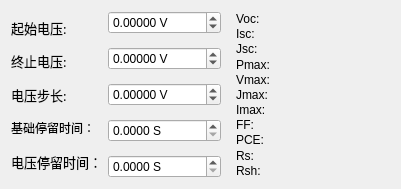
         <widget class="QWidget" name="k_method">
          <property name="enabled">
           <bool>true</bool>
          </property>
          <attribute name="title">
           <string>k渐进法</string>
          </attribute>
          <layout class="QHBoxLayout" name="horizontalLayout_19">
           <item>
            <layout class="QVBoxLayout" name="verticalLayout_33">
             <property name="spacing">
              <number>1</number>
             </property>
             <item alignment="Qt::AlignLeft">
              <widget class="QLabel" name="basicStartVoltage_Label_5">
               <property name="font">
                <font>
                 <family>微软雅黑</family>
                 <pointsize>10</pointsize>
                </font>
               </property>
               <property name="text">
                <string>起始电压:</string>
               </property>
              </widget>
             </item>
             <item>
              <widget class="QLabel" name="basicEndVoltage_Label_5">
               <property name="font">
                <font>
                 <family>微软雅黑</family>
                 <pointsize>10</pointsize>
                </font>
               </property>
               <property name="text">
                <string>终止电压:</string>
               </property>
              </widget>
             </item>
             <item>
              <widget class="QLabel" name="basicStep_Label_5">
               <property name="font">
                <font>
                 <family>微软雅黑</family>
                 <pointsize>10</pointsize>
                </font>
               </property>
               <property name="text">
                <string>电压步长:</string>
               </property>
              </widget>
             </item>
             <item>
              <widget class="QLabel" name="minimumDuration_Label_5">
               <property name="text">
                <string>基础停留时间：</string>
               </property>
              </widget>
             </item>
             <item>
              <widget class="QLabel" name="basicDuration_Label_5">
               <property name="font">
                <font>
                 <family>微软雅黑</family>
                 <pointsize>10</pointsize>
                </font>
               </property>
               <property name="text">
                <string>电压停留时间：</string>
               </property>
              </widget>
             </item>
            </layout>
           </item>
           <item>
            <layout class="QVBoxLayout" name="verticalLayout_34">
             <property name="spacing">
              <number>13</number>
             </property>
             <item>
              <widget class="QDoubleSpinBox" name="basicStartVoltageIn_5">
               <property name="sizePolicy">
                <sizepolicy hsizetype="Minimum" vsizetype="Fixed">
                 <horstretch>0</horstretch>
                 <verstretch>0</verstretch>
                </sizepolicy>
               </property>
               <property name="buttonSymbols">
                <enum>QAbstractSpinBox::UpDownArrows</enum>
               </property>
               <property name="specialValueText">
                <string/>
               </property>
               <property name="prefix">
                <string/>
               </property>
               <property name="suffix">
                <string> V</string>
               </property>
               <property name="decimals">
                <number>5</number>
               </property>
               <property name="minimum">
                <double>-10000.000000000000000</double>
               </property>
               <property name="maximum">
                <double>10000.000000000000000</double>
               </property>
               <property name="singleStep">
                <double>0.100000000000000</double>
               </property>
               <property name="value">
                <double>0.000000000000000</double>
               </property>
              </widget>
             </item>
             <item>
              <widget class="QDoubleSpinBox" name="basicEndVoltageIn_5">
               <property name="buttonSymbols">
                <enum>QAbstractSpinBox::UpDownArrows</enum>
               </property>
               <property name="specialValueText">
                <string/>
               </property>
               <property name="prefix">
                <string/>
               </property>
               <property name="suffix">
                <string> V</string>
               </property>
               <property name="decimals">
                <number>5</number>
               </property>
               <property name="minimum">
                <double>-10000.000000000000000</double>
               </property>
               <property name="maximum">
                <double>10000.000000000000000</double>
               </property>
               <property name="singleStep">
                <double>0.100000000000000</double>
               </property>
               <property name="value">
                <double>0.000000000000000</double>
               </property>
              </widget>
             </item>
             <item>
              <widget class="QDoubleSpinBox" name="basicStepIn_5">
               <property name="buttonSymbols">
                <enum>QAbstractSpinBox::UpDownArrows</enum>
               </property>
               <property name="specialValueText">
                <string/>
               </property>
               <property name="prefix">
                <string/>
               </property>
               <property name="suffix">
                <string> V</string>
               </property>
               <property name="decimals">
                <number>5</number>
               </property>
               <property name="minimum">
                <double>-10000.000000000000000</double>
               </property>
               <property name="maximum">
                <double>10000.000000000000000</double>
               </property>
               <property name="singleStep">
                <double>0.100000000000000</double>
               </property>
               <property name="value">
                <double>0.000000000000000</double>
               </property>
              </widget>
             </item>
             <item>
              <widget class="QDoubleSpinBox" name="minimumDurationIn_5">
               <property name="suffix">
                <string> S</string>
               </property>
               <property name="decimals">
                <number>4</number>
               </property>
               <property name="maximum">
                <double>7200.000000000000000</double>
               </property>
               <property name="singleStep">
                <double>0.100000000000000</double>
               </property>
               <property name="value">
                <double>0.000000000000000</double>
               </property>
              </widget>
             </item>
             <item>
              <widget class="QDoubleSpinBox" name="basicDurationIn_5">
               <property name="buttonSymbols">
                <enum>QAbstractSpinBox::UpDownArrows</enum>
               </property>
               <property name="specialValueText">
                <string/>
               </property>
               <property name="prefix">
                <string/>
               </property>
               <property name="suffix">
                <string> S</string>
               </property>
               <property name="decimals">
                <number>4</number>
               </property>
               <property name="maximum">
                <double>7200.000000000000000</double>
               </property>
               <property name="singleStep">
                <double>0.100000000000000</double>
               </property>
               <property name="value">
                <double>0.000000000000000</double>
               </property>
              </widget>
             </item>
            </layout>
           </item>
           <item>
            <widget class="QWidget" name="widget_5" native="true">
             <layout class="QHBoxLayout" name="horizontalLayout_23">
              <property name="spacing">
               <number>0</number>
              </property>
              <property name="topMargin">
               <number>0</number>
              </property>
              <property name="rightMargin">
               <number>0</number>
              </property>
              <property name="bottomMargin">
               <number>0</number>
              </property>
              <item>
               <layout class="QVBoxLayout" name="verticalLayout_35">
                <item>
                 <widget class="QLabel" name="Voc_Lable_5">
                  <property name="text">
                   <string>Voc:         </string>
                  </property>
                 </widget>
                </item>
                <item>
                 <widget class="QLabel" name="Isc_Lable_5">
                  <property name="text">
                   <string>Isc:</string>
                  </property>
                 </widget>
                </item>
                <item>
                 <widget class="QLabel" name="Jsc_Lable_5">
                  <property name="text">
                   <string>Jsc:</string>
                  </property>
                 </widget>
                </item>
                <item>
                 <widget class="QLabel" name="Pmax_Lable_5">
                  <property name="text">
                   <string>Pmax:</string>
                  </property>
                 </widget>
                </item>
                <item>
                 <widget class="QLabel" name="Vmax_Lable_5">
                  <property name="text">
                   <string>Vmax:</string>
                  </property>
                 </widget>
                </item>
                <item>
                 <widget class="QLabel" name="Jmax_Lable_5">
                  <property name="text">
                   <string>Jmax:</string>
                  </property>
                 </widget>
                </item>
                <item>
                 <widget class="QLabel" name="label_21">
                  <property name="text">
                   <string>Imax:</string>
                  </property>
                 </widget>
                </item>
                <item>
                 <widget class="QLabel" name="label_22">
                  <property name="text">
                   <string>FF:</string>
                  </property>
                 </widget>
                </item>
                <item>
                 <widget class="QLabel" name="label_23">
                  <property name="text">
                   <string>PCE:</string>
                  </property>
                 </widget>
                </item>
                <item>
                 <widget class="QLabel" name="label_24">
                  <property name="text">
                   <string>Rs:</string>
                  </property>
                 </widget>
                </item>
                <item>
                 <widget class="QLabel" name="label_25">
                  <property name="text">
                   <string>Rsh:</string>
                  </property>
                 </widget>
                </item>
               </layout>
              </item>
              <item>
               <layout class="QVBoxLayout" name="verticalLayout_36" stretch="1,1,1,1,1,1,1,1,1,1,1">
                <item>
                 <widget class="QLabel" name="VocOut_5">
                  <property name="text">
                   <string/>
                  </property>
                 </widget>
                </item>
                <item>
                 <widget class="QLabel" name="IscOut_5">
                  <property name="text">
                   <string/>
                  </property>
                 </widget>
                </item>
                <item>
                 <widget class="QLabel" name="JscOut_5">
                  <property name="text">
                   <string/>
                  </property>
                 </widget>
                </item>
                <item>
                 <widget class="QLabel" name="PmaxOut_5">
                  <property name="text">
                   <string/>
                  </property>
                 </widget>
                </item>
                <item>
                 <widget class="QLabel" name="VmaxOut_5">
                  <property name="text">
                   <string/>
                  </property>
                 </widget>
                </item>
                <item>
                 <widget class="QLabel" name="JmaxOut_5">
                  <property name="text">
                   <string/>
                  </property>
                 </widget>
                </item>
                <item>
                 <widget class="QLabel" name="ImaxOut_5">
                  <property name="sizePolicy">
                   <sizepolicy hsizetype="Preferred" vsizetype="Preferred">
                    <horstretch>0</horstretch>
                    <verstretch>0</verstretch>
                   </sizepolicy>
                  </property>
                  <property name="minimumSize">
                   <size>
                    <width>100</width>
                    <height>0</height>
                   </size>
                  </property>
                  <property name="text">
                   <string/>
                  </property>
                 </widget>
                </item>
                <item>
                 <widget class="QLabel" name="FFOut_5">
                  <property name="text">
                   <string/>
                  </property>
                 </widget>
                </item>
                <item>
                 <widget class="QLabel" name="PCEOut_5">
                  <property name="text">
                   <string/>
                  </property>
                 </widget>
                </item>
                <item>
                 <widget class="QLabel" name="RsOut_5">
                  <property name="text">
                   <string/>
                  </property>
                 </widget>
                </item>
                <item>
                 <widget class="QLabel" name="RshOut_5">
                  <property name="text">
                   <string/>
                  </property>
                 </widget>
                </item>
               </layout>
              </item>
             </layout>
            </widget>
           </item>
          </layout>
         </widget>
